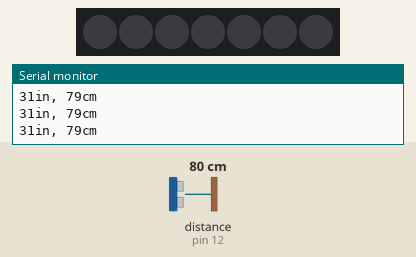
Bench run of a sketch on a simulated Arduino Uno, built with avr-gcc and run on an emulated ATmega328P. On the bench: 7 RGB LEDs in strip order, left to right, the last lines printed to the serial monitor. Wiring (inferred from the names in the program): ultrasonic range finder: trigger pin 11; echo pin 12. The test bench sets the inputs (shaded band); at power-on: distance to the obstacle (sensor on pin 12) 80 cm. The echo pulse lasts 58.3 µs per cm.

Above: at 1.2 s.
1.3 s: distance to the obstacle (sensor on pin 12) set to 2 cm
At 1.88 s:
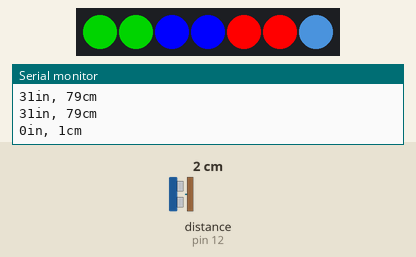
4.3 s: distance to the obstacle (sensor on pin 12) set to 35 cm
Timing chart, 0 to 7.3 s (numbered marks = the images above; inputs shaded):
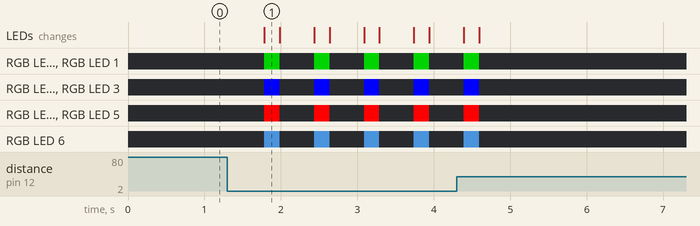

Measured:
- after the input at 1.3 s, RGB LED 0, RGB LED 1: alternates RGB(0, 128, 0) for 0.20 s and off for 0.45 s, starting after 0.49 s

The sketch:

UltraSonic_LEDs.ino
```cpp
/*
 * created by Rui Santos, http://randomnerdtutorials.com
 *
 * Complete Guide for Ultrasonic Sensor HC-SR04
 *
    Ultrasonic sensor Pins:
        VCC: +5VDC
        Trig : Trigger (INPUT) - Pin11
        Echo: Echo (OUTPUT) - Pin 12
        GND: GND
 */

 #include "FastLED.h"

 // How many leds in your strip?
#define NUM_LEDS 7
#define DATA_PIN 2

CRGB leds[NUM_LEDS];          // Defines the array of leds
const int delayVal =  200;    // Define the delay 1000=1sec

int trigPin = 11;    //Trig - green Jumper
int echoPin = 12;    //Echo - yellow Jumper
long duration, cm, inches;

void setup() {
  //Serial Port begin
  Serial.begin (9600);
  //Define inputs and outputs
  pinMode(trigPin, OUTPUT);
  pinMode(echoPin, INPUT);
  FastLED.addLeds<NEOPIXEL, DATA_PIN>(leds, NUM_LEDS);
}

void loop()
{


  // The sensor is triggered by a HIGH pulse of 10 or more microseconds.
  // Give a short LOW pulse beforehand to ensure a clean HIGH pulse:
  digitalWrite(trigPin, LOW);
  delayMicroseconds(5);
  digitalWrite(trigPin, HIGH);
  delayMicroseconds(10);
  digitalWrite(trigPin, LOW);

  // Read the signal from the sensor: a HIGH pulse whose
  // duration is the time (in microseconds) from the sending
  // of the ping to the reception of its echo off of an object.
  pinMode(echoPin, INPUT);
  duration = pulseIn(echoPin, HIGH);

  // convert the time into a distance
  cm = (duration/2) / 29.1;
  inches = (duration/2) / 74;

  Serial.print(inches);
  Serial.print("in, ");
  Serial.print(cm);
  Serial.print("cm");
  Serial.println();

  delay(250);
  if (inches <7) {
        // Turn the LED on, then pause
        leds[0] = CRGB::Green;
        leds[1] = CRGB::Green;
        leds[2] = CRGB::Blue;
        leds[3] = CRGB::Blue;
        leds[4] = CRGB::Red;
        leds[5] = CRGB::Red;
        leds[6] = CRGB(50, 100, 150);

        FastLED.show();
        delay(delayVal);
        // Now turn the LED off, then pause
        leds[0] = CRGB::Black;
        leds[1] = CRGB::Black;
        leds[2] = CRGB::Black;
        leds[3] = CRGB::Black;
        leds[4] = CRGB::Black;
        leds[5] = CRGB::Black;
        leds[6] = CRGB::Black;
        FastLED.show();
        delay(delayVal);
  }
}
```
